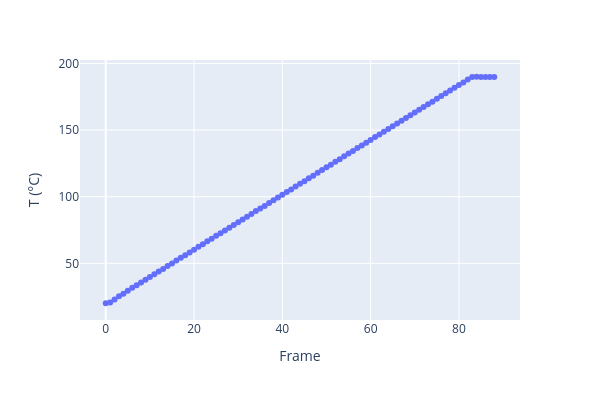

Here is the notebook cell this chart was saved with:
### Markdown cell above
### Temperature

### Code cell
Y = Cu_3_heat.get_T_profile()
fig = px.scatter(x=range(len(Y)), y=Y, 
                 width=600, height=400,
                 labels={'x': 'Frame',   
                        'y': 'T (°C)'}) 
fig.show()

### Figure 1 — Plotly figure (JSON) as saved in the notebook; plotly's stock layout.template omitted (floating-point values rounded to 4 significant figures)
{"data": [{"hovertemplate": "Frame=%{x}<br>T (°C)=%{y}<extra></extra>", "legendgroup": "", "marker": {"color": "#636efa", "symbol": "circle"}, "mode": "markers", "name": "", "orientation": "v", "showlegend": false, "type": "scatter", "x": [0, 1, 2, 3, 4, 5, 6, 7, 8, 9, 10, 11, 12, 13, 14, 15, 16, 17, 18, 19, 20, 21, 22, 23, 24, 25, 26, 27, 28, 29, 30, 31, 32, 33, 34, 35, 36, 37, 38, 39, 40, 41, 42, 43, 44, 45, 46, 47, 48, 49, 50, 51, 52, 53, 54, 55, 56, 57, 58, 59, 60, 61, 62, 63, 64, 65, 66, 67, 68, 69, 70, 71, 72, 73, 74, 75, 76, 77, 78, 79, 80, 81, 82, 83, 84, 85, 86, 87, 88], "xaxis": "x", "y": [20.0, 20.6, 22.9, 25.2, 27.2, 29.4, 31.6, 33.6, 35.6, 37.6, 39.7, 41.7, 43.8, 45.8, 48.0, 49.9, 52.1, 54.1, 56.1, 58.2, 60.2, 62.4, 64.3, 66.5, 68.5, 70.6, 72.6, 74.6, 76.7, 78.8, 80.9, 82.9, 85.0, 87.0, 89.2, 91.1, 93.1, 95.3, 97.3, 99.4, 101.4, 103.6, 105.5, 107.7, 109.7, 111.7, 113.8, 115.8, 118.0, 120.0, 122.1, 124.1, 126.2, 128.2, 130.4, 132.4, 134.3, 136.5, 138.5, 140.6, 142.6, 144.8, 146.7, 148.8, 150.9, 152.9, 155.0, 157.0, 159.2, 161.2, 163.3, 165.3, 167.4, 169.5, 171.4, 173.6, 175.6, 177.7, 179.7, 181.8, 183.9, 185.8, 188.0, 189.9, 190.1, 190.0, 190.0, 190.0, 190.0], "yaxis": "y"}], "layout": {"height": 400, "legend": {"tracegroupgap": 0}, "margin": {"t": 60}, "width": 600, "xaxis": {"anchor": "y", "domain": [0, 1], "title": {"text": "Frame"}}, "yaxis": {"anchor": "x", "domain": [0, 1], "title": {"text": "T (°C)"}}}}
